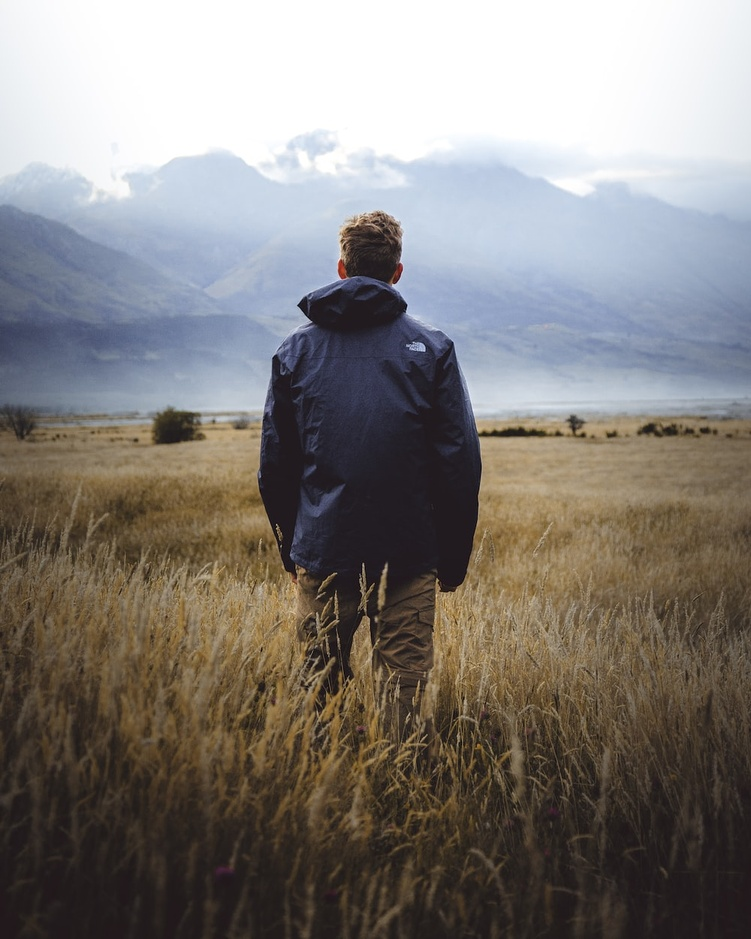
#> input picture MV/image.jpg, 751 x 939 px, shrunk from 1000 x 1250 before the run
$ jupyter execute MV_EXP_2.ipynb
#> lines starting #> are read from the running program, lines starting #| are printed output that depends on the picture; after the words box and inside, x2 and y2 are one past the last pixel; in counts of white or black regions, pixels touching at a corner belong together
[cell 1]
import cv2
import numpy as np
import matplotlib.pyplot as plt

[cell 2]
image = cv2.imread('image.jpg',cv2.IMREAD_GRAYSCALE)
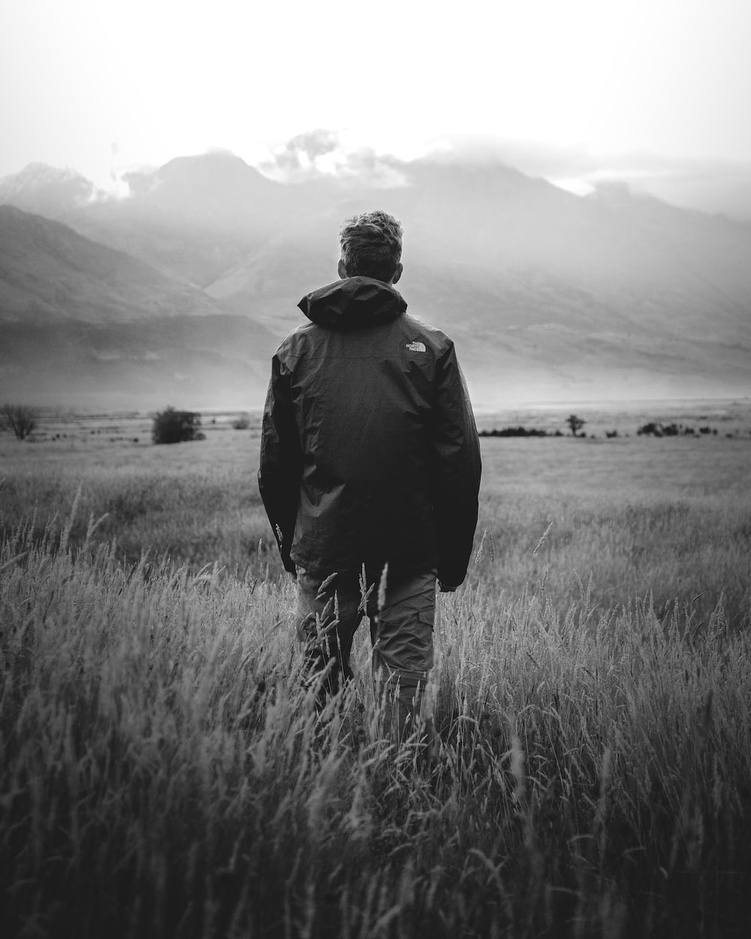
#> image: shape (939, 751); min 2, max 255, mean 127
img_height,img_width =  image.shape
#> img_height = 939; img_width = 751
L = 256

## Thresholding

[cell 3]
threshold_val = int(input("Threshold Value: "))
#> the answer given: 100
threshold_img = np.zeros_like(image)
for row in range(img_height):
    for col in range(img_width):
        if image[row,col]>=threshold_val:
            threshold_img[row,col] = 255
        else:
            threshold_img[row,col] = 0
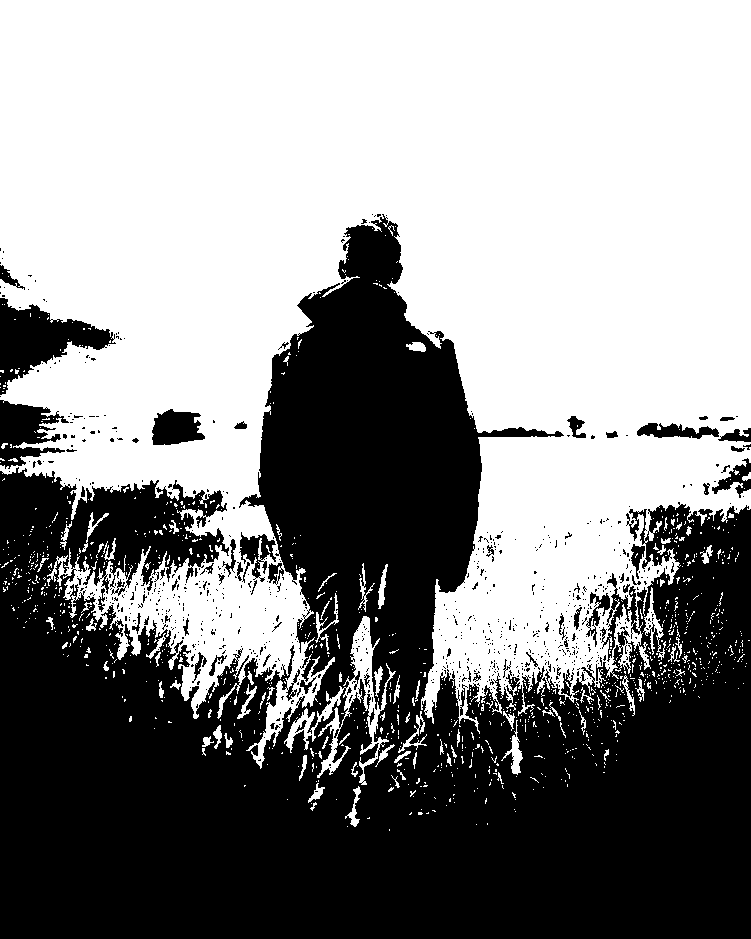
#> threshold_img: shape (939, 751); 55.1% white; 802 black regions (742 under 20 px), largest, box (x1, y1, x2, y2) and area: (0, 214, 751, 939) 299575, (0, 298, 116, 395) 4844, (0, 400, 69, 469) 2598
